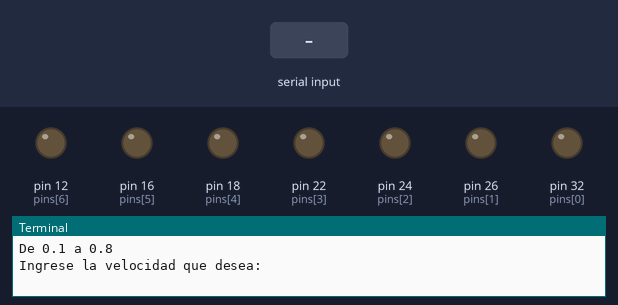
This program was run on a simulated Raspberry Pi (header pin numbers). Parts: output pins drawn as LEDs (lit = HIGH), the last lines printed to the terminal. Inputs (shaded band) come from the test bench.

Above: at 1.2 s.
1.3 s: "1" typed at the terminal, then Enter
At 2.0 s:
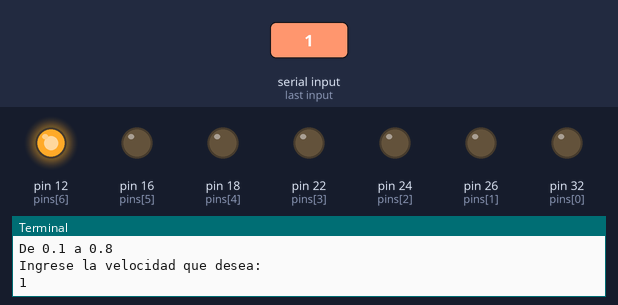
At 2.7 s:
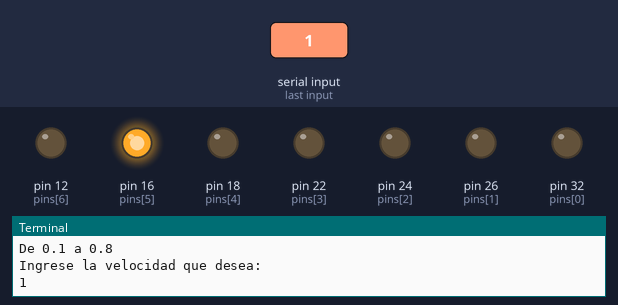
Timing chart, 0 to 15.8 s (numbered marks = the images above; inputs shaded):
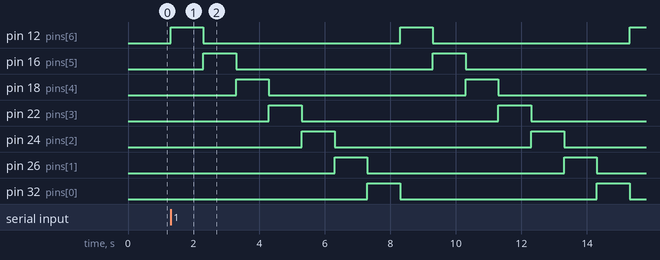

The program:

experimento3_3.3.py
```python
# (licence header left out)
# Future imports (Python 2.7 compatibility)
from __future__ import absolute_import
from __future__ import division
from __future__ import print_function

# Importa la librería de control del GPIO de la Raspberry Pi
import RPi.GPIO as GPIO
# Importa la función sleep del módulo time
from time import sleep

# El siguiente código hace parpadear el led
def ledsVarSpeed():
    pins = [32, 26, 24, 22, 18, 16, 12]

    # Desactivar advertencias (warnings)
    # GPIO.setwarnings(False)
    # Configurar la librería para usar el número de pin.
    # Llame GPIO.setmode(GPIO.BCM) para usar el canal SOC definido por Broadcom
    GPIO.setmode(GPIO.BOARD)

    # Configurar el pin 32 como salida y habilitar en bajo
    GPIO.setup(pins, GPIO.OUT, initial=GPIO.LOW)

    print("De 0.1 a 0.8")
    print("Ingrese la velocidad que desea:")
    speed = input()
    while True: # Bucle infinito
        for pin in pins[::-1]:               # Espera 500ms
            GPIO.output(pin, GPIO.HIGH) # Enciende el led
            sleep(float(speed))           # Espera 500ms
            GPIO.output(pin, GPIO.LOW)  # Apaga el led

ledsVarSpeed()
```

Measured:
- after the input at 1.3 s, pin 12 (pins[6]): alternates HIGH for 1.0 s and LOW for 6.0 s, starting at once; pin 16 (pins[5]): alternates HIGH for 1.0 s and LOW for 6.0 s, starting after 1.0 s
